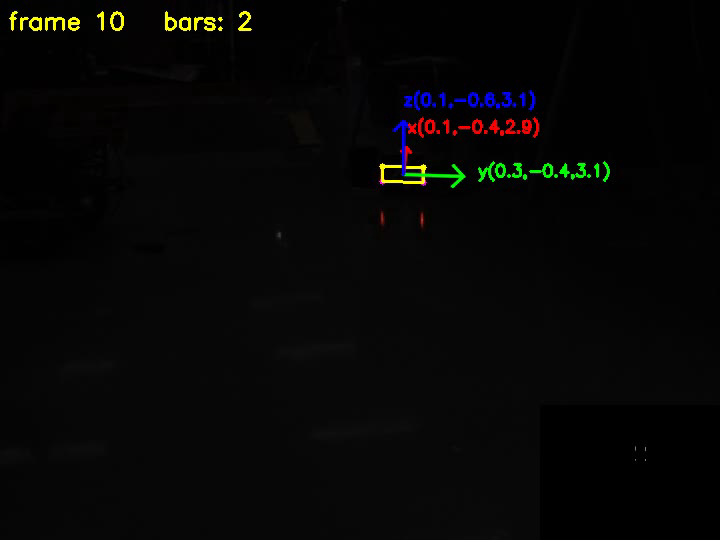
//> input picture frame 10 of output/03_最终结果/result.avi, 720 x 540 px, given in place of 装甲板视频.avi, which was not available
$ ./main   (built with g++ and OpenCV 4)
//> lines starting //> are read from the running program, lines starting //| are printed output that depends on the picture; after the words box and inside, x2 and y2 are one past the last pixel; in counts of white or black regions, pixels touching at a corner belong together
//> further down, frame is the input picture: 540 rows x 720 cols, CV_8UC3; mean B, G, R 5.6, 6.4, 6.5
// ============================================================================
// 任务二：装甲板灯条识别 + 位姿解算
//   ① 颜色+亮度掩码             cv::threshold
//   ② 找灯条轮廓                cv::findContours
//   ③ 旋转矩形 -> 上下端点       cv::minAreaRect
//   ④ 四端点连成装甲板框         cv::line
//   ⑤ 位姿解算                  cv::solvePnP
//   ⑥ 画 FLU 三维坐标轴          cv::projectPoints
//
// 相机坐标系：x 右 / y 下 / z 前   （OpenCV 约定）
// 物体坐标系：x 前 / y 左 / z 上   （FLU）
// ============================================================================

#include <iostream>
#include <string>
#include <vector>
#include <algorithm>
#include <cmath>
#include <cstdio>
#include <opencv2/opencv.hpp>

// 一根灯条：旋转矩形 + 面积 + 边长 + 上下端点
struct LightBar {
    cv::RotatedRect rect;
    double area = 0;
    float longSide = 0, shortSide = 0;
    cv::Point2f top, bottom;
};

// 角度归一化到 (-90, 90]
static double normAngle(float a) {
    double v = a;
    while (v <= -90.0) v += 180.0;
    while (v > 90.0) v -= 180.0;
    return v;
}

// 相机内参 K：[fx 0 cx; 0 fy cy; 0 0 1]，单位是像素
static cv::Mat cameraMatrix() {
    return (cv::Mat_<double>(3, 3) <<
        9.28130989e+02, 0.0,            3.77572945e+02,
        0.0,            9.30138391e+02, 2.83892859e+02,
        0.0,            0.0,            1.0);
}

// 畸变系数，顺序固定为 k1 k2 p1 p2 k3（切向夹在中间）
static cv::Mat distortionCoeffs() {
    return (cv::Mat_<double>(1, 5) <<
        -2.54433647e-01,  5.69431382e-01,
         3.65405229e-03, -1.09433818e-03, -1.33846840e+00);
}

// 装甲板 4 个端点的 3D 坐标（毫米）。装甲板是平面，所以 x 全为 0
static std::vector<cv::Point3f> armorObjectPoints() {
    const float L2 = 50.0f / 2.0f;    // 半灯条长（沿 z）
    const float W2 = 130.0f / 2.0f;   // 半灯条间距（沿 y）

    return {
        { 0.0f,  W2,  L2 },   // [0] 左灯条 上端点  y=+65(左) z=+25(上)
        { 0.0f, -W2,  L2 },   // [1] 右灯条 上端点
        { 0.0f, -W2, -L2 },   // [2] 右灯条 下端点
        { 0.0f,  W2, -L2 },   // [3] 左灯条 下端点
    };
}

// ① 掩码：红(R-G) 且 亮，开运算去孤立噪点
static cv::Mat makeMask(const cv::Mat& frame) {
    std::vector<cv::Mat> ch;                 // OpenCV 通道顺序是 BGR
    cv::split(frame, ch);

    cv::Mat diff, maskColor, gray, maskBright, mask;
    cv::subtract(ch[2], ch[1], diff);                       // R - G
    cv::threshold(diff, maskColor, 20, 255, cv::THRESH_BINARY);
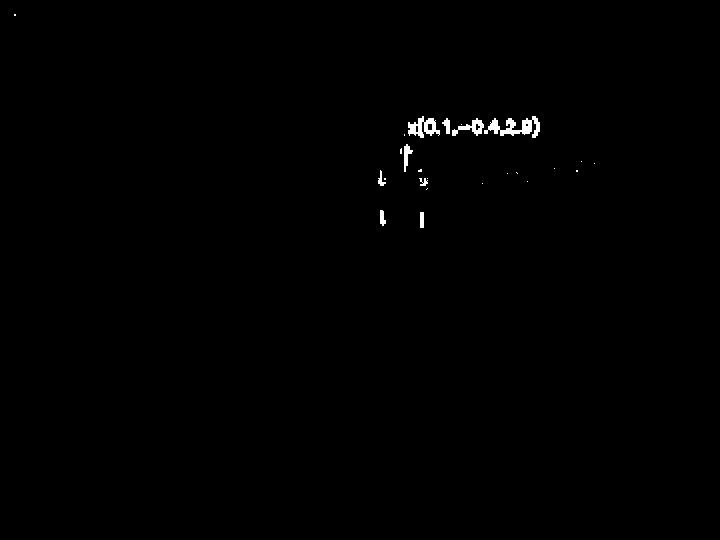
//> maskColor: 540 rows x 720 cols, CV_8UC1; 0.41% white; 25 white regions (16 under 20 px), largest, box (x1, y1, x2, y2) and area: (484, 116, 540, 138) 545, (408, 116, 440, 138) 359, (452, 118, 484, 136) 228

    cv::cvtColor(frame, gray, cv::COLOR_BGR2GRAY);
    cv::threshold(gray, maskBright, 50, 255, cv::THRESH_BINARY);
//> maskBright: 540 rows x 720 cols, CV_8UC1; 0.95% white; 50 white regions (18 under 20 px), largest, box (x1, y1, x2, y2) and area: (379, 146, 466, 188) 772, (194, 17, 216, 31) 169, (45, 17, 65, 31) 148

    cv::bitwise_and(maskColor, maskBright, mask);            // 两个条件同时满足
//> mask: 540 rows x 720 cols, CV_8UC1; 0.25% white; 25 white regions (11 under 20 px), largest, box (x1, y1, x2, y2) and area: (522, 119, 532, 134) 105, (425, 119, 435, 134) 96, (472, 119, 483, 134) 95

    // 用 2x2 而不是 3x3：远处灯条只有 2~3 像素宽，3x3 会把它整体腐蚀掉
    cv::Mat kernel = cv::getStructuringElement(cv::MORPH_RECT, cv::Size(2, 2));
    cv::morphologyEx(mask, mask, cv::MORPH_OPEN, kernel);
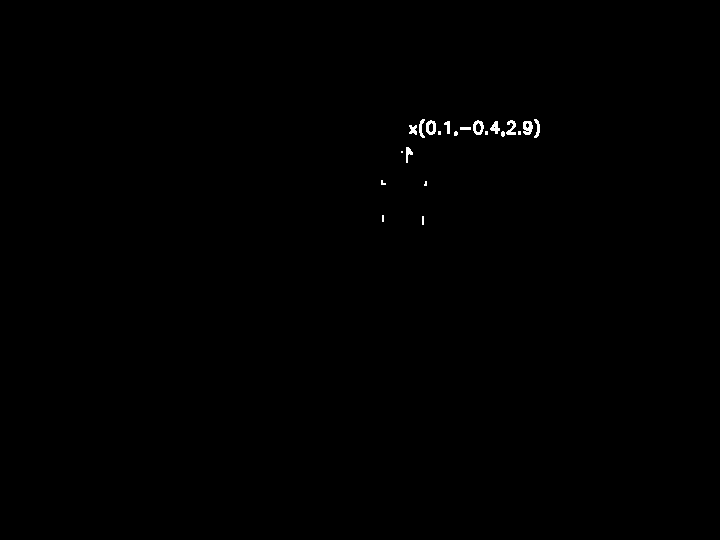
//> mask: 540 rows x 720 cols, CV_8UC1; 0.23% white; 21 white regions (9 under 20 px)
    return mask;
}

// ③ 旋转矩形 -> 长轴两端短边的中点（端点不是角点）
static void getEndpoints(const cv::RotatedRect& rr, cv::Point2f& top, cv::Point2f& bottom) {
    cv::Point2f p[4];
    rr.points(p);                            // 返回顺序不保证，必须先按 y 排序
    std::sort(p, p + 4, [](const cv::Point2f& a, const cv::Point2f& b) {
        return a.y < b.y;
    });
    top    = cv::Point2f((p[0].x + p[1].x) * 0.5f, (p[0].y + p[1].y) * 0.5f);
    bottom = cv::Point2f((p[2].x + p[3].x) * 0.5f, (p[2].y + p[3].y) * 0.5f);
}

// ②③ 找轮廓 -> 按面积/长宽比/长度筛选 -> 取面积最大的两根
static std::vector<LightBar> findLightBars(const cv::Mat& mask) {
    std::vector<std::vector<cv::Point>> contours;
    std::vector<cv::Vec4i> hierarchy;

    // findContours 会修改输入图，所以要传 clone
    cv::findContours(mask.clone(), contours, hierarchy,
                     cv::RETR_EXTERNAL, cv::CHAIN_APPROX_SIMPLE);
//> contours = 21 contours, 10 with area under 20; largest, box (x1, y1, x2, y2) and area: (473, 120, 484, 135) 111, (426, 120, 436, 135) 107, (523, 121, 533, 135) 96, (506, 120, 516, 135) 57, (490, 121, 500, 134) 56

    std::vector<LightBar> cand;
    for (size_t i = 0; i < contours.size(); ++i) {
        LightBar b;
        b.area = cv::contourArea(contours[i]);
        if (b.area < 10) continue;                       // 太小 = 噪点

        b.rect = cv::minAreaRect(contours[i]);
        // size.width 不保证是短边，必须用 max/min 求长宽比
        b.longSide  = std::max(b.rect.size.width, b.rect.size.height);
        b.shortSide = std::min(b.rect.size.width, b.rect.size.height);
        if (b.shortSide < 1e-6f) continue;               // 防除零

        if (b.longSide / b.shortSide < 1.5) continue;    // 不够细长
        if (b.longSide < 12) continue;                   // 太短
        cand.push_back(b);
    }
//> this loop made 21 passes
//> (b.area, b.rect, b.longSide, b.shortSide) on passes 6, 12, 13, 14, 15, 16: (39.5, centre (409, 154.5), size (15, 6), angle -90, 15, 6), (20, centre (465, 128), size (2, 10), angle -90, 10, 2), (39, centre (412.5, 129.5), size (9, 7), angle -90, 9, 7), (96.5, centre (527.5, 127.5), size (13, 9), angle -90, 13, 9), (55.5, centre (495.9, 126.9), size (11.1, 8.6), angle -56.3, 11.09, 8.6), (30.5, centre (446.5, 127), size (12, 5), angle -90, 12, 5)

    std::sort(cand.begin(), cand.end(),
              [](const LightBar& a, const LightBar& b) { return a.area > b.area; });

    // 自检：候选多于 2 个时，确认前二真像一对灯条，否则只保留最大的一个
    if (cand.size() >= 3) {
        const LightBar& a = cand[0];
        const LightBar& b = cand[1];
        double dy        = std::fabs(a.rect.center.y - b.rect.center.y);
//> dy = 0
        double hAvg      = 0.5 * (a.rect.size.height + b.rect.size.height);
//> hAvg = 9
        double areaRatio = b.area / a.area;
//> areaRatio = 0.533
        double dAngle    = std::fabs(normAngle(a.rect.angle) - normAngle(b.rect.angle));
//> dAngle = 0
        bool plausible = (dy < std::max(12.0, 0.25 * hAvg))
                      && (areaRatio > 0.35 && areaRatio < 2.8)
                      && (dAngle < 35.0);
//> plausible = true
        if (!plausible) cand.resize(1);
    }

    if (cand.size() > 2) cand.resize(2);

    for (size_t i = 0; i < cand.size(); ++i)
        getEndpoints(cand[i].rect, cand[i].top, cand[i].bottom);
    return cand;
}

// ⑤ 位姿解算
static bool estimatePose(const std::vector<LightBar>& bars,
                         cv::Vec3d& rvec, cv::Vec3d& tvec) {
    if (bars.size() != 2) return false;

    // 2D 顺序必须和 armorObjectPoints() 一一对应，错了不报错但位姿会扭曲
    std::vector<cv::Point2f> imgPts = {
        bars[0].top, bars[1].top, bars[1].bottom, bars[0].bottom
    };

    // 4 个点共面，用 IPPE（专解平面目标）
    bool ok = cv::solvePnP(armorObjectPoints(), imgPts,
                           cameraMatrix(), distortionCoeffs(),
                           rvec, tvec,
                           false, cv::SOLVEPNP_IPPE);
    if (!ok) return false;                   // 失败时 rvec/tvec 是垃圾值

    // 平面 PnP 的朝向二义性：4 个 3D 点 x 全为 0，正反摆放投影完全一样。
    // 用先验"装甲板正面朝相机"选解：物体 x 轴在相机 z 上的分量 > 0 说明解成了背面。
    // 纠正 = 右乘 diag(-1,-1,1)，即绕物体 z 轴转 180°（行列式 +1 才是纯旋转）。
    cv::Mat R;
    cv::Rodrigues(rvec, R);
    if (R.at<double>(2, 0) > 0.0) {
        cv::Mat flip = (cv::Mat_<double>(3, 3) <<
            -1.0,  0.0, 0.0,
             0.0, -1.0, 0.0,
             0.0,  0.0, 1.0);
        R = R * flip;
        cv::Rodrigues(R, rvec);              // 必须转回 rvec，projectPoints 只接受 rvec
    }
    return true;
}

// ⑥ 画 FLU 坐标轴：projectPoints 是 solvePnP 的逆运算
static void drawAxes(cv::Mat& canvas, const cv::Vec3d& rvec, const cv::Vec3d& tvec,
                     float axisLen, int thickness) {
    // 物体坐标系下的原点 + 三个轴端点
    std::vector<cv::Point3f> axis3d = {
        { 0.0f,    0.0f,    0.0f    },
        { axisLen, 0.0f,    0.0f    },   // x 前
        { 0.0f,    axisLen, 0.0f    },   // y 左
        { 0.0f,    0.0f,    axisLen },   // z 上
    };

    std::vector<cv::Point2f> axis2d;
    cv::projectPoints(axis3d, rvec, tvec, cameraMatrix(), distortionCoeffs(), axis2d);

    // Scalar 是 BGR 顺序：x 红 / y 绿 / z 蓝
    const cv::Scalar color[3] = {
        cv::Scalar(0,   0, 255),
        cv::Scalar(0, 255,   0),
        cv::Scalar(255, 0,   0),
    };
    const char* name[3] = { "x", "y", "z" };

    cv::Mat R;
    cv::Rodrigues(rvec, R);
    double r[3][3];
    for (int a = 0; a < 3; ++a)
        for (int b = 0; b < 3; ++b)
            r[a][b] = R.at<double>(a, b);

    // 分两轮画：先全部箭头再全部标签，否则后面的箭头会盖住前面的标签
    cv::Point o = axis2d[0];
    for (int i = 0; i < 3; ++i)
        cv::arrowedLine(canvas, o, axis2d[i + 1], color[i], thickness,
                        cv::LINE_AA, 0, 0.25);

    for (int i = 0; i < 3; ++i) {
        cv::Point tip = axis2d[i + 1];

        // P_cam = R * P_obj + t，手动展开矩阵乘法，最后换算成米
        const cv::Point3f& P = axis3d[i + 1];
        double cx = r[0][0]*P.x + r[0][1]*P.y + r[0][2]*P.z + tvec[0];
        double cy = r[1][0]*P.x + r[1][1]*P.y + r[1][2]*P.z + tvec[1];
        double cz = r[2][0]*P.x + r[2][1]*P.y + r[2][2]*P.z + tvec[2];

        char label[64];
        std::snprintf(label, sizeof label, "%s(%.1f,%.1f,%.1f)",
                      name[i], cx / 1000.0, cy / 1000.0, cz / 1000.0);

        // 沿"原点 -> 轴尖"方向外推 16 像素，避免三条轴的标签互相压住
        cv::Point d = tip - o;
        double dlen = std::sqrt((double)d.x * d.x + (double)d.y * d.y);
        cv::Point off = (dlen > 1.0)
                      ? cv::Point((int)(d.x / dlen * 16), (int)(d.y / dlen * 16))
                      : cv::Point(8, -8);

        const double fscale = 0.55;
        const int    fthick = 2;
        int baseline = 0;
        cv::Size ts = cv::getTextSize(label, 0, fscale, fthick, &baseline);

        // putText 的坐标是文字左下角，所以按 左/右/上/下 四个方向夹到画面内
        cv::Point lpos = tip + off;
        if (lpos.x + ts.width > canvas.cols - 4) lpos.x = canvas.cols - 4 - ts.width;
        if (lpos.x < 4)                          lpos.x = 4;
        if (lpos.y - ts.height < 4)              lpos.y = 4 + ts.height;
        if (lpos.y > canvas.rows - 4)            lpos.y = canvas.rows - 4;

        cv::putText(canvas, label, lpos, 0, fscale, color[i], fthick);
    }
}

int main(int argc, char** argv) {
    std::string videoPath = (argc > 1) ? argv[1] : "../video/装甲板视频.avi";
    bool saveVideo = !(argc > 2 && std::string(argv[2]) == "--no-save");

    cv::VideoCapture cap(videoPath);
    if (!cap.isOpened()) {                   // 打开失败不抛异常，必须自己检查
        std::cerr << "cannot open video: " << videoPath << "\n";
        return -1;
    }

    const int    width  = (int)cap.get(cv::CAP_PROP_FRAME_WIDTH);
    const int    height = (int)cap.get(cv::CAP_PROP_FRAME_HEIGHT);
    const double fps    = (double)cap.get(cv::CAP_PROP_FPS);
    const int    total  = (int)cap.get(cv::CAP_PROP_FRAME_COUNT);
    const double useFps = (fps > 0.0 ? fps : 25.0);   // 有些视频 fps 返回 0

    std::cout << "video : " << videoPath << "\n";
    std::cout << "size  : " << width << " x " << height
              << "   fps: " << fps << "   frames: " << total << "\n";

    // 输出视频：MJPG + avi，帧率和尺寸必须和原视频一致
    cv::VideoWriter writer;
    std::string outPath = "../output/03_最终结果/result.avi";
    if (saveVideo) {
        writer.open(outPath, cv::VideoWriter::fourcc('M','J','P','G'), useFps,
                    cv::Size(width, height));
        if (!writer.isOpened()) {            // 失败也不该让整个程序挂掉
            std::cerr << "warning: cannot open " << outPath << ", will not save\n";
            saveVideo = false;
        }
    }

    double scale = width / 640.0;            // 字号按画面宽度缩放

    // 必须先 namedWindow(WINDOW_NORMAL) 才能 resizeWindow 放大窗口
    cv::namedWindow("lightbar", cv::WINDOW_NORMAL);
    cv::resizeWindow("lightbar", (int)(width * 1.8), (int)(height * 1.8));

    const float AXIS_LEN_MM = 200.0f;        // 只为好看，不影响解算结果

    cv::Mat frame;
    int index = 0, missFrames = 0, poseFrames = 0;

    while (cap.read(frame)) {                // read() 既取帧又返回是否成功
        cv::Mat mask = makeMask(frame);
        std::vector<LightBar> bars = findLightBars(mask);
//> bars = 2 items

        // 按 x 排成左、右，保证四边形连线不会交叉
        if (bars.size() == 2 && bars[1].rect.center.x < bars[0].rect.center.x)
            std::swap(bars[0], bars[1]);

        cv::Mat canvas = frame.clone();      // Mat 赋值是浅拷贝，必须 clone

        // 每根灯条：画旋转矩形 + 上下端点
        for (size_t i = 0; i < bars.size(); ++i) {
            cv::Point2f p[4];
            bars[i].rect.points(p);
            for (int k = 0; k < 4; ++k)
                cv::line(canvas, p[k], p[(k + 1) % 4], cv::Scalar(180, 180, 0), 1);
            cv::circle(canvas, bars[i].top,    3, cv::Scalar(0, 255, 255), -1);  // 上 黄
            cv::circle(canvas, bars[i].bottom, 3, cv::Scalar(255, 0, 255), -1);  // 下 紫
        }
//> this loop made 2 passes
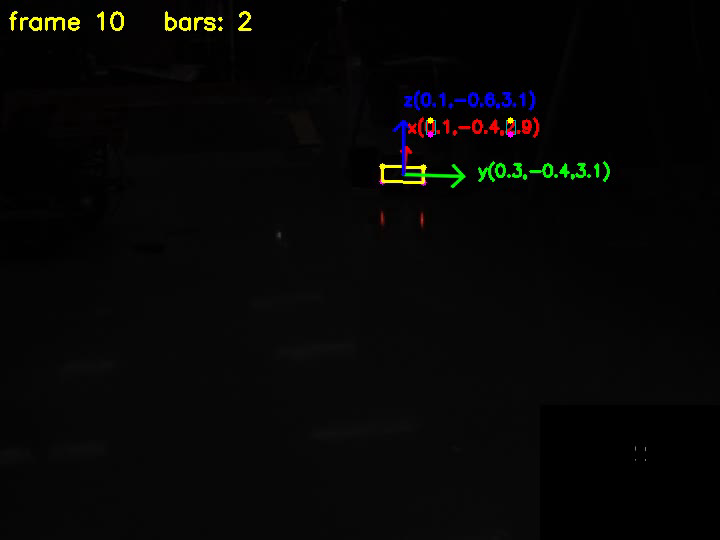
//> canvas: 540 rows x 720 cols, CV_8UC3; 180 pixels changed, all inside (x1, y1, x2, y2) = (426, 117, 516, 138)

        // ④ 四端点连矩形：左上 -> 右上 -> 右下 -> 左下
        if (bars.size() == 2) {
            cv::Point2f quad[4] = { bars[0].top,    bars[1].top,
                                    bars[1].bottom, bars[0].bottom };
//> quad = 4 Points (x, y): [430.5, 120], [510.5, 120], [510.5, 134], [430.5, 134]
            for (int i = 0; i < 4; ++i)
                cv::line(canvas, quad[i], quad[(i + 1) % 4], cv::Scalar(0, 255, 255), 2);
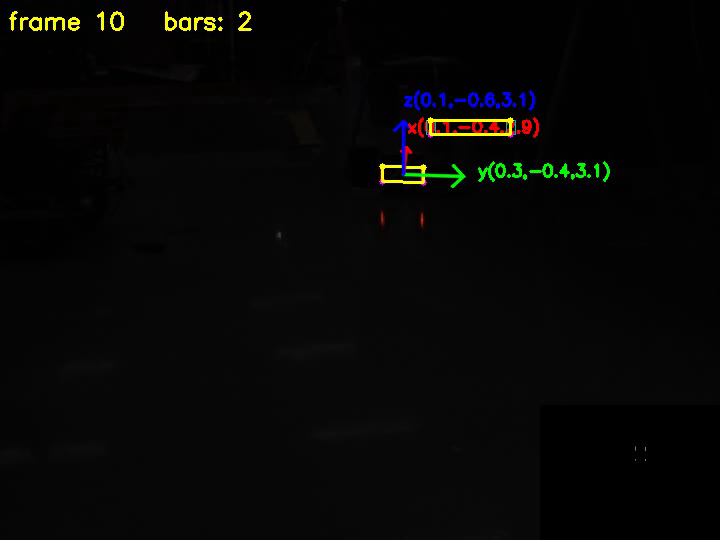
//> canvas: 540 rows x 720 cols, CV_8UC3; 0.14% of pixels changed, all inside (x1, y1, x2, y2) = (429, 119, 512, 136)
        } else {
            ++missFrames;
        }

        // ⑤⑥ 位姿解算 + 画三维坐标轴
        cv::Vec3d rvec, tvec;
        if (estimatePose(bars, rvec, tvec)) {
//> in estimatePose, `std::vector<cv::Point2f> imgPts = { bars[0].top, bars[1].top, bars[1]...`: imgPts has the same summary as quad outside estimatePose
//> in estimatePose, `bool ok = cv::solvePnP(armorObjectPoints(), imgPts, cameraMatrix(), di..`: rvec = [0.577, -0.422, 1.49]; tvec = [150.9, -254.8, 1491.6]; ok = true
//> in estimatePose, `cv::Rodrigues(rvec, R);`: R = [[0.0529, -0.995, 0.0848], [0.802, -0.0082, -0.597], [0.595, 0.0996, 0.798]]
//> in estimatePose, `R = R * flip;`: R = [[-0.0529, 0.995, 0.0848], [-0.802, 0.0082, -0.597], [-0.595, -0.0996, 0.798]]
//> in estimatePose, `cv::Rodrigues(R, rvec);`: rvec = [0.425, 0.58, -1.53]
//> rvec = [0.425, 0.58, -1.53]; tvec = [150.9, -254.8, 1491.6]
            ++poseFrames;
            drawAxes(canvas, rvec, tvec, AXIS_LEN_MM, 2);
//> in drawAxes, `cv::projectPoints(axis3d, rvec, tvec, cameraMatrix(), distortionCoeffs..`: axis2d = 4 Points (x, y): [470.4, 126.8], [470.1, 9.59], [593.7, 127.4], [470.4, 76.58]
//> in drawAxes, `cv::Point o = axis2d[0];`: o = Point(470, 127)
//> the loop in drawAxes, `for (int i = 0; i < 3; ++i)` made 3 passes
//> (tip, cx, cy, cz, label, d, dlen, off) on passes 1 to 3: (Point(470, 10), 140.3, -415.2, 1372.6, "x(0.1,-0.4,1.4)", Point(0, -117), 117, Point(0, -16)), (Point(594, 127), 349.9, -253.2, 1471.7, "y(0.3,-0.3,1.5)", Point(124, 0), 124, Point(16, 0)), (Point(470, 77), 167.9, -374.3, 1651.1, "z(0.2,-0.4,1.7)", Point(0, -50), 50, Point(0, -16))
//> pass 1, in drawAxes, `cv::putText(canvas, label, lpos, 0, fscale, color[i], fthick);`:
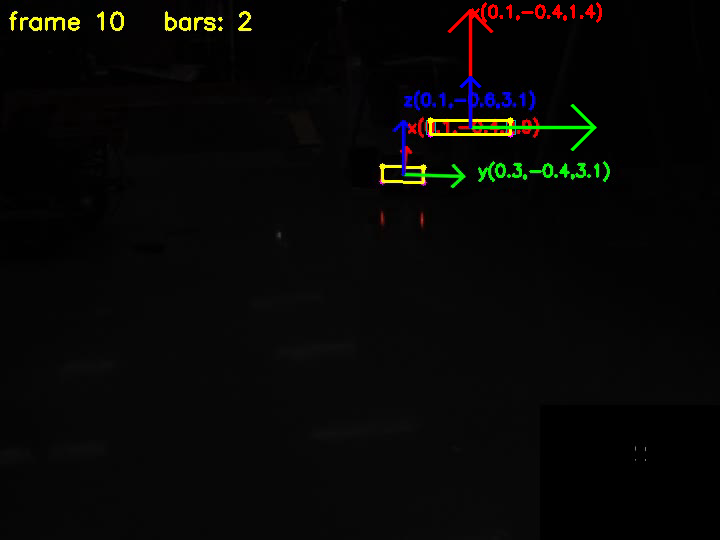
//> canvas: 540 rows x 720 cols, CV_8UC3; mean B, G, R 5.8, 7.2, 7.4
//> pass 2, in drawAxes, `cv::putText(canvas, label, lpos, 0, fscale, color[i], fthick);`:
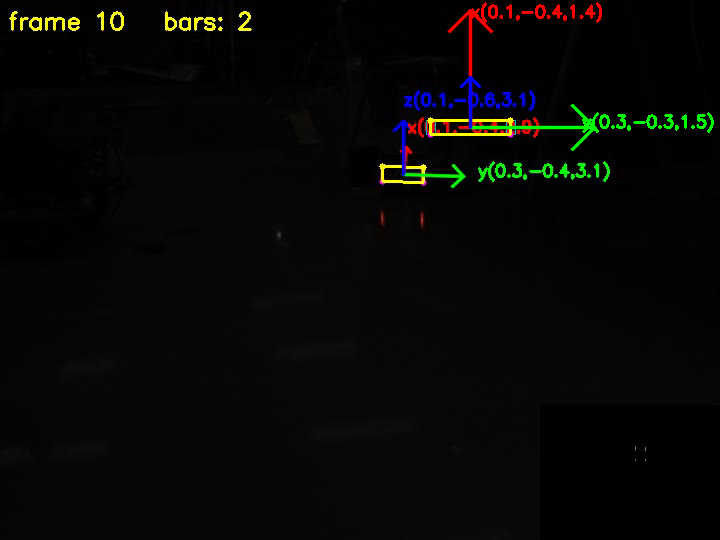
//> canvas: 540 rows x 720 cols, CV_8UC3; 0.21% of pixels changed, all inside (x1, y1, x2, y2) = (582, 112, 714, 133)

            if (index % 20 == 0) {           // 每 20 帧打印一次，避免刷屏
                std::cout << "frame " << index
                          << "  t = (" << tvec[0] << ", " << tvec[1] << ", " << tvec[2] << ") mm"
                          << "  dist = " << cv::norm(tvec) / 1000.0 << " m\n";
//| frame 0  t = (150.937, -254.807, 1491.6) mm  dist = 1.52071 m
            }
        }

        // 左上角显示帧号和检出数量（putText 的坐标是文字左下角）
        cv::putText(canvas,
                    "frame " + std::to_string(index) + "   bars: " + std::to_string(bars.size()),
                    cv::Point(8, (int)(26 * scale)), 0, 0.7 * scale,
                    cv::Scalar(0, 255, 255), 2);
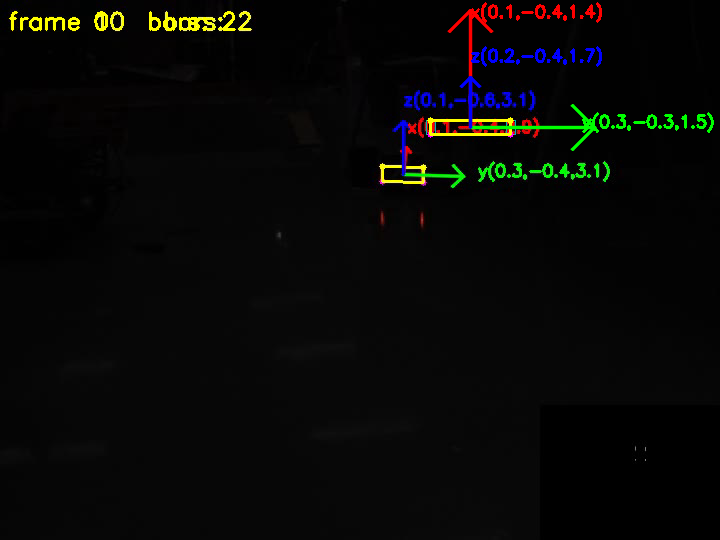
//> canvas: 540 rows x 720 cols, CV_8UC3; mean B, G, R 6.2, 8, 7.7

        // 右下角嵌一个小掩码；ROI 与原图共享内存，copyTo 就等于贴图
        cv::Mat maskBgr, maskSmall;
        cv::cvtColor(mask, maskBgr, cv::COLOR_GRAY2BGR);     // 通道数必须一致才能 copyTo
//> maskBgr: 540 rows x 720 cols, CV_8UC3; 0.23% white; 21 white regions (9 under 20 px), largest, box (x1, y1, x2, y2) and area: (523, 121, 533, 135) 103, (426, 120, 436, 135) 96, (473, 120, 484, 135) 95
        cv::resize(maskBgr, maskSmall, cv::Size(width / 4, height / 4));
        maskSmall.copyTo(canvas(cv::Rect(width - maskSmall.cols, height - maskSmall.rows,
                                         maskSmall.cols, maskSmall.rows)));
//> canvas: 540 rows x 720 cols, CV_8UC3; 0.19% of pixels changed, all inside (x1, y1, x2, y2) = (540, 405, 720, 540)

        if (saveVideo) writer.write(canvas);

        cv::imshow("lightbar", canvas);
        char key = (char)cv::waitKey(30);    // imshow 后必须 waitKey 才刷新
//> the Esc key is pressed
        if (key == 27) break;                // ESC

        ++index;
    }

    std::cout << "processed " << index << " / " << total << " frames";
    if (missFrames) std::cout << "   (frames without full quad: " << missFrames << ")";
    std::cout << "\n";
    std::cout << "pose solved on " << poseFrames << " frames\n";
    if (saveVideo) std::cout << "result video: " << outPath << "\n";

    cap.release();
    if (saveVideo) writer.release();         // release 才会写完文件尾
    cv::destroyAllWindows();
    return 0;
}
